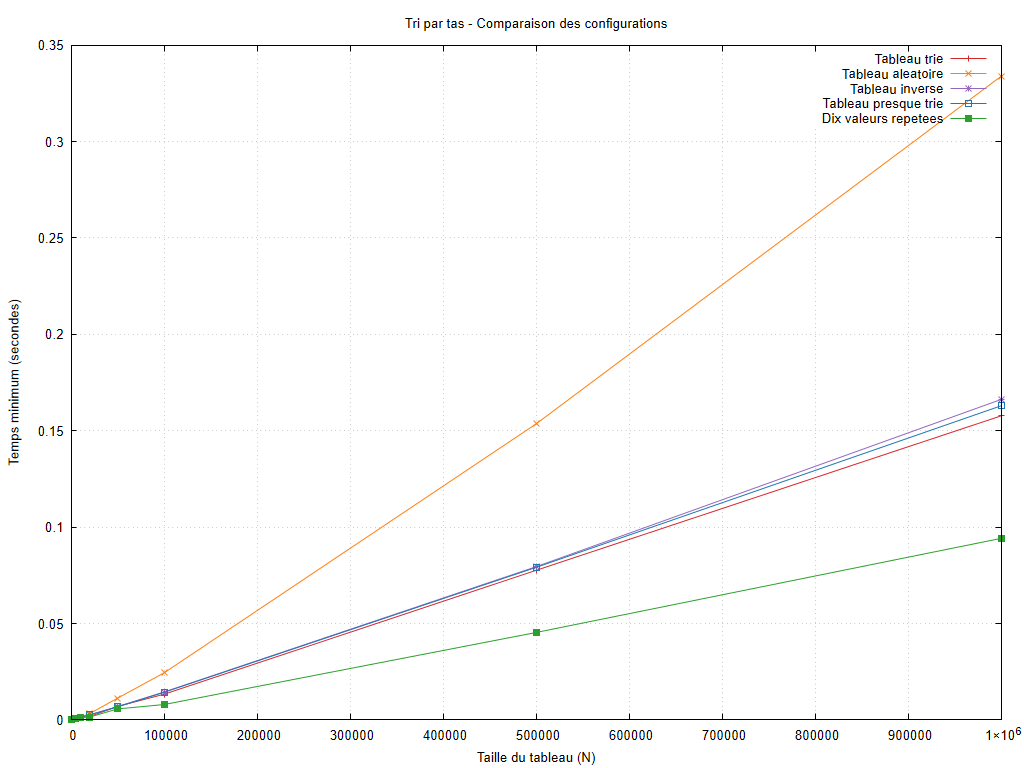

This chart was generated by the following gnuplot code:
set encoding utf8
set terminal pngcairo size 1024,768 font 'Arial,10'
set output 'graphiques/20261006_211417/cases/heap_sort_cases.png'
set datafile missing 'non_mesure'
set title 'Tri par tas - Comparaison des configurations'
set xlabel 'Taille du tableau (N)'
set ylabel 'Temps minimum (secondes)'
set grid
set yrange [0:*]
plot 'resultats/20261006_211417/cases/heap_sort_cases.dat' using 1:2 title 'Tableau trie' with linespoints lc rgb '#d62728', 'resultats/20261006_211417/cases/heap_sort_cases.dat' using 1:3 title 'Tableau aleatoire' with linespoints lc rgb '#ff7f0e', 'resultats/20261006_211417/cases/heap_sort_cases.dat' using 1:4 title 'Tableau inverse' with linespoints lc rgb '#9467bd', 'resultats/20261006_211417/cases/heap_sort_cases.dat' using 1:5 title 'Tableau presque trie' with linespoints lc rgb '#1f77b4', 'resultats/20261006_211417/cases/heap_sort_cases.dat' using 1:6 title 'Dix valeurs repetees' with linespoints lc rgb '#2ca02c'
unset output
